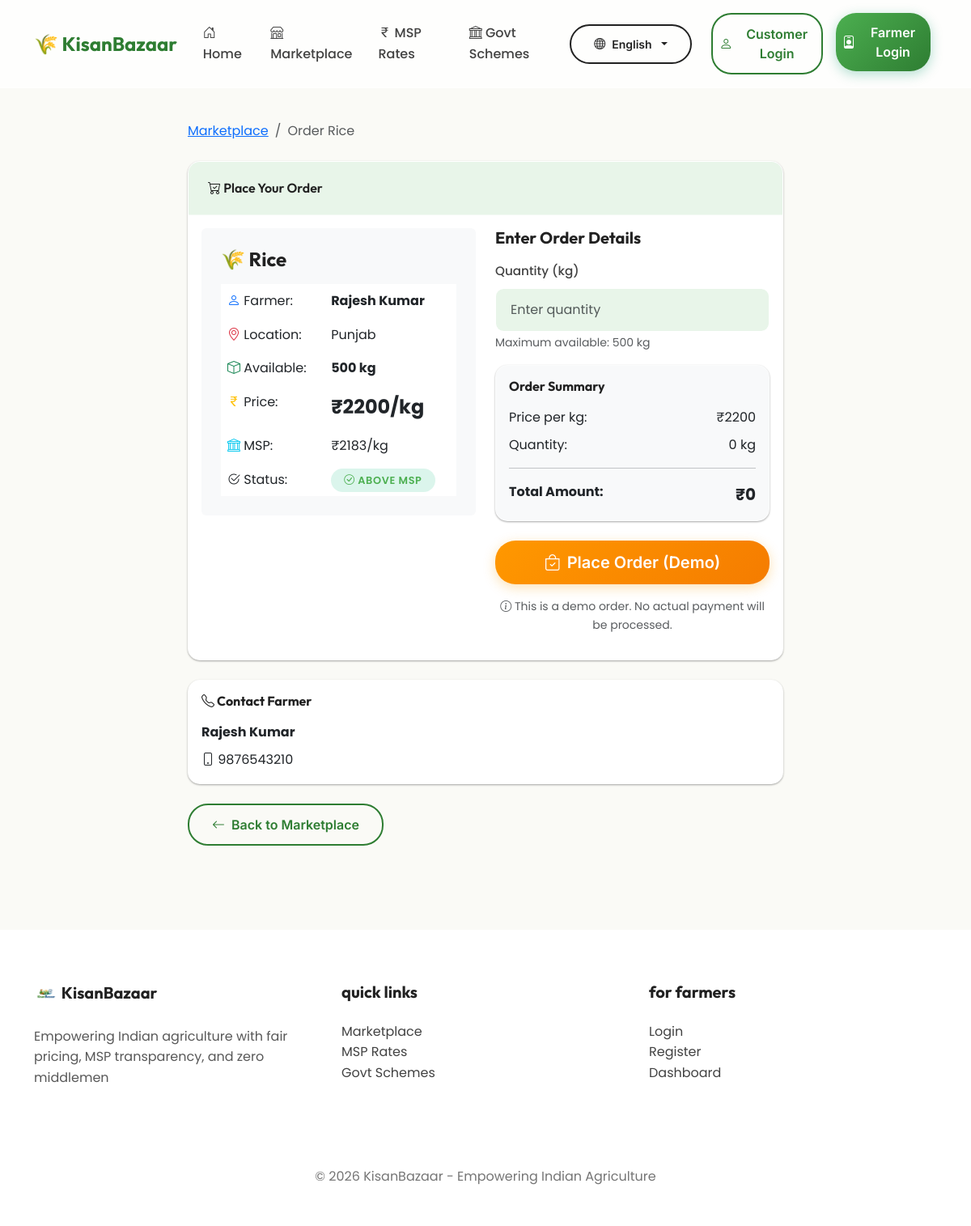
Page /order/1 on the committed database.
### tables this page shows
CREATE TABLE crops (
            id INTEGER PRIMARY KEY AUTOINCREMENT,
            farmer_id INTEGER NOT NULL,
            crop_name TEXT NOT NULL,
            quantity INTEGER NOT NULL,
            price INTEGER NOT NULL,
            location TEXT NOT NULL,
            msp_price INTEGER,
            msp_status TEXT,
            created_at TEXT DEFAULT CURRENT_TIMESTAMP,
            FOREIGN KEY (farmer_id) REFERENCES farmers (id)
        );

CREATE TABLE farmers (
            id INTEGER PRIMARY KEY AUTOINCREMENT,
            name TEXT NOT NULL,
            password TEXT NOT NULL,
            location TEXT NOT NULL,
            phone TEXT,
            address TEXT,
            district TEXT,
            state TEXT,
            pincode TEXT
        );

### app.py (the view, shortened to what this page needs)
@app.route('/order/<int:crop_id>', methods=['GET', 'POST'])
def order_crop(crop_id):
    conn = get_db()
    cursor = conn.cursor()
    cursor.execute('''SELECT c.*, f.name as farmer_name, f.phone as farmer_phone,
                      f.address as farmer_address, f.district, f.state as farmer_state, f.pincode
                      FROM crops c JOIN farmers f ON c.farmer_id = f.id WHERE c.id = ?''', (crop_id,))
    crop = cursor.fetchone()
    if not crop:
        flash('Crop not found!', 'danger')
        return redirect(url_for('marketplace'))
    conn.close()
    return render_template('order.html', crop=crop)

### app.py (called while the page is built)
def get_translation(key):
    lang = session.get('language', 'en')
    return TRANSLATIONS.get(lang, TRANSLATIONS['en']).get(key, key)

@app.context_processor
def inject_translations():
    return {
        't': get_translation,
        'current_lang': session.get('language', 'en')
    }

def get_db():
    conn = sqlite3.connect('kisanbazaar.db')
    conn.row_factory = sqlite3.Row
    return conn

### templates/order.html (shortened to what this page needs)
{% extends 'base.html' %}
{% block content %}
<div class="container py-4">
    <div class="row justify-content-center">
        <div class="col-lg-8">
            <nav aria-label="breadcrumb" class="mb-4">
                <ol class="breadcrumb">
                    <li class="breadcrumb-item">
                        <a href="{{ url_for('marketplace') }}">Marketplace</a>
                    </li>
                    <li class="breadcrumb-item active">Order {{ crop.crop_name }}</li>
                </ol>
            </nav>
            <div class="card">
                <div class="card-header">
                    <i class="bi bi-cart-check"></i> Place Your Order
                </div>
                <div class="card-body">
                    <div class="row">
                        <div class="col-md-6 mb-4 mb-md-0">
                            <div class="bg-light p-4 rounded">
                                <h4 class="text-primary-green mb-3">
                                    🌾 {{ crop.crop_name }}
                                </h4>
                                <table class="table table-borderless mb-0">
                                    <tr>
                                        <td><i class="bi bi-person text-primary"></i> Farmer:</td>
                                        <td><strong>{{ crop.farmer_name }}</strong></td>
                                    </tr>
                                    <tr>
                                        <td><i class="bi bi-geo-alt text-danger"></i> Location:</td>
                                        <td>{{ crop.location }}</td>
                                    </tr>
                                    <tr>
                                        <td><i class="bi bi-box text-success"></i> Available:</td>
                                        <td><strong>{{ crop.quantity }} kg</strong></td>
                                    </tr>
                                    <tr>
                                        <td><i class="bi bi-currency-rupee text-warning"></i> Price:</td>
                                        <td>
                                            <span class="fs-4 text-primary-green fw-bold">
                                                ₹{{ crop.price }}/kg
                                            </span>
                                        </td>
                                    </tr>
                                    {% if crop.msp_price %}
                                    <tr>
                                        <td><i class="bi bi-bank text-info"></i> MSP:</td>
                                        <td>₹{{ crop.msp_price }}/kg</td>
                                    </tr>
                                    <tr>
                                        <td><i class="bi bi-check2-circle"></i> Status:</td>
                                        <td>
                                            {% if crop.msp_status == 'Above MSP' %}
                                            <span class="msp-badge above">
                                                <i class="bi bi-check-circle"></i> Above MSP
                                            </span>
                                            {% else %}
                                            <span class="msp-badge below">
                                                <i class="bi bi-exclamation-triangle"></i> Below MSP
                                            </span>
                                            {% endif %}
                                        </td>
                                    </tr>
                                    {% endif %}
                                </table>
                            </div>
                        </div>
                        <div class="col-md-6">
                            <h5 class="mb-3">Enter Order Details</h5>
                            <form method="POST" action="{{ url_for('order_crop', crop_id=crop.id) }}">
                                <div class="mb-3">
                                    <label for="quantity" class="form-label">
                                        Quantity (kg)
                                    </label>
                                    <input type="number" class="form-control form-control-lg"
                                           id="quantity" name="quantity"
                                           min="1" max="{{ crop.quantity }}"
                                           placeholder="Enter quantity" required>
                                    <small class="text-muted">
                                        Maximum available: {{ crop.quantity }} kg
                                    </small>
                                </div>
                                <div class="card bg-light mb-4">
                                    <div class="card-body">
                                        <h6 class="mb-3">Order Summary</h6>
                                        <div class="d-flex justify-content-between mb-2">
                                            <span>Price per kg:</span>
                                            <span>₹{{ crop.price }}</span>
                                        </div>
                                        <div class="d-flex justify-content-between mb-2">
                                            <span>Quantity:</span>
                                            <span id="display_qty">0 kg</span>
                                        </div>
                                        <hr>
                                        <div class="d-flex justify-content-between">
                                            <strong>Total Amount:</strong>
                                            <strong class="text-primary-green fs-5" id="total_amount">₹0</strong>
                                        </div>
                                    </div>
                                </div>
                                <button type="submit" class="btn btn-secondary-custom w-100 btn-lg">
                                    <i class="bi bi-bag-check"></i> Place Order (Demo)
                                </button>
                                <p class="text-center text-muted mt-3 small">
                                    <i class="bi bi-info-circle"></i>
                                    This is a demo order. No actual payment will be processed.
                                </p>
                            </form>
                        </div>
                    </div>
                </div>
            </div>
            <div class="card mt-4">
                <div class="card-body">
                    <h6 class="mb-3">
                        <i class="bi bi-telephone"></i> Contact Farmer
                    </h6>
                    <p class="mb-2">
                        <strong>{{ crop.farmer_name }}</strong>
                    </p>
                    {% if crop.farmer_phone %}
                    <p class="mb-0">
                        <i class="bi bi-phone"></i> {{ crop.farmer_phone }}
                    </p>
                    {% endif %}
                </div>
            </div>
            <div class="mt-4">
                <a href="{{ url_for('marketplace') }}" class="btn btn-outline-custom">
                    <i class="bi bi-arrow-left"></i> Back to Marketplace
                </a>
            </div>
        </div>
    </div>
</div>
{% endblock %}

### static/css/style.css (style rules this page uses)
:root { --primary-green: #2e7d32; --primary-green-dark: #1b5e20; --primary-green-light: #4caf50; --secondary-accent: #ff9800; --secondary-accent-dark: #f57c00; --bg-main: #fafaf6; --bg-surface: #ffffff; --bg-subtle: #e8f5e9; --text-primary: #212121; --text-secondary: #424242; --text-muted: #757575; --success: #4caf50; --warning: #ffc107; --danger: #f44336; --info: #2196f3; --glass-bg: rgba(255, 255, 255, 0.75); --glass-border: rgba(255, 255, 255, 0.5); --glass-shadow: 0 5px 20px rgba(0, 0, 0, 0.08); --shadow-sm: 0 1px 3px rgba(0,0,0,0.12), 0 1px 2px rgba(0,0,0,0.24); --shadow-md: 0 3px 6px rgba(0,0,0,0.16), 0 3px 6px rgba(0,0,0,0.23); --shadow-lg: 0 10px 20px rgba(0,0,0,0.19), 0 6px 6px rgba(0,0,0,0.23); --shadow-glow: 0 0 15px rgba(46, 125, 50, 0.4); --radius-md: 10px; --radius-lg: 15px; --radius-full: 25px; }
* { margin: 0; padding: 0; box-sizing: border-box; }
body { font-family: 'Inter', sans-serif; background-color: var(--bg-main); color: var(--text-primary); line-height: 1.6; transition: background-color 0.3s ease, color 0.3s ease; overflow-x: hidden; }
h1, h2, h3, h4, h5, h6, .navbar-brand { font-family: 'Outfit', sans-serif; color: var(--text-primary); font-weight: 700; }
.btn { font-family: 'Inter', sans-serif; font-weight: 600; padding: 12px 28px; border-radius: var(--radius-full); transition: all 0.3s cubic-bezier(0.4, 0, 0.2, 1); display: inline-flex; align-items: center; justify-content: center; gap: 8px; border: none; }
.btn-secondary-custom { background: linear-gradient(135deg, var(--secondary-accent), var(--secondary-accent-dark)); color: white !important; box-shadow: 0 4px 15px rgba(245, 158, 11, 0.3); }
.btn-outline-custom { background: transparent; border: 2px solid var(--primary-green); color: var(--primary-green) !important; }
.card { background: var(--bg-surface); border: 1px solid var(--glass-border); border-radius: var(--radius-lg); box-shadow: var(--shadow-sm); transition: all 0.4s cubic-bezier(0.4, 0, 0.2, 1); overflow: hidden; }
.card-header { background: var(--bg-subtle); border-bottom: 1px solid var(--glass-border); padding: 1.25rem 1.5rem; font-family: 'Outfit', sans-serif; font-weight: 600; color: var(--text-primary); }
.form-control, .form-select { background-color: var(--bg-subtle); border: 1px solid var(--glass-border); color: var(--text-primary); border-radius: var(--radius-md); padding: 14px 18px; font-size: 1rem; transition: all 0.3s ease; }
.form-label { font-weight: 500; color: var(--text-secondary); margin-bottom: 0.5rem; font-size: 0.95rem; }
.table { color: var(--text-primary); border-collapse: separate; border-spacing: 0; }
.msp-badge { padding: 6px 16px; border-radius: var(--radius-full); font-weight: 600; font-size: 0.8rem; text-transform: uppercase; letter-spacing: 0.05em; }
.msp-badge.above { background: rgba(16, 185, 129, 0.15); color: var(--success); }

### templates/base.html (style rules this page uses)
body { font-family: 'Poppins', 'Noto Sans Devanagari', 'Noto Sans Telugu', sans-serif; }

### rows in the picture
crops: crop_name "Rice", location "Punjab", quantity "500", price "2200", msp_price "2183"
farmers: farmer_name "Rajesh Kumar", farmer_phone "9876543210"

### other values in the picture
{{ t('app_name') }} "KisanBazaar"
{{ t('home') }} "Home"
{{ t('marketplace') }} "Marketplace"
{{ t('msp_rates') }} "MSP Rates"
{{ t('govt_schemes') }} "Govt Schemes"
{{ t('customer_login') }} "Customer Login"
{{ t('farmer_login') }} "Farmer Login"
{{ t('tagline') }} "Empowering Indian agriculture with fair pricing, MSP transparency, and zero middlemen"
{{ t('quick links') }} "quick links"
{{ t('for farmers') }} "for farmers"
{{ t('login') }} "Login"
{{ t('register') }} "Register"
{{ t('dashboard') }} "Dashboard"
{{ t('Empowering Indian Agriculture') }} "Empowering Indian Agriculture"
